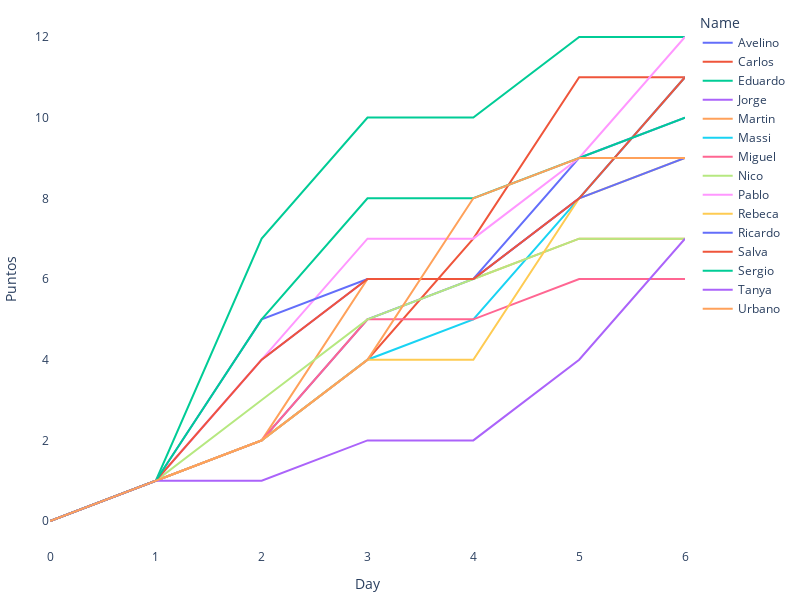

The notebook cell saved with this chart:
### Code cell
fig = px.line(df_ec, x="Day", y="Puntos", color='Name', height=600, width = 800)
#fig = px.scatter(df_ec, x="Day", y="Puntos", color='Name', height=800, width = 1000)

fig.update_layout(
#     showlegend=False,
    plot_bgcolor="white",
    margin=dict(t=10,l=10,b=10,r=10)
)


fig.show()


plot(fig, filename='ajepi_eurocopa_2020.html')

### Figure 1 — Plotly figure (JSON) as saved in the notebook; plotly's stock layout.template omitted (floating-point values rounded to 4 significant figures)
{"data": [{"hovertemplate": "Name=Avelino<br>Day=%{x}<br>Puntos=%{y}<extra></extra>", "legendgroup": "Avelino", "line": {"color": "#636efa", "dash": "solid"}, "mode": "lines", "name": "Avelino", "orientation": "v", "showlegend": true, "type": "scatter", "x": [0, 1, 2, 3, 4, 5, 6], "xaxis": "x", "y": [0, 1, 2, 5, 6, 9, 10], "yaxis": "y"}, {"hovertemplate": "Name=Carlos<br>Day=%{x}<br>Puntos=%{y}<extra></extra>", "legendgroup": "Carlos", "line": {"color": "#EF553B", "dash": "solid"}, "mode": "lines", "name": "Carlos", "orientation": "v", "showlegend": true, "type": "scatter", "x": [0, 1, 2, 3, 4, 5, 6], "xaxis": "x", "y": [0, 1, 2, 4, 7, 11, 11], "yaxis": "y"}, {"hovertemplate": "Name=Eduardo<br>Day=%{x}<br>Puntos=%{y}<extra></extra>", "legendgroup": "Eduardo", "line": {"color": "#00cc96", "dash": "solid"}, "mode": "lines", "name": "Eduardo", "orientation": "v", "showlegend": true, "type": "scatter", "x": [0, 1, 2, 3, 4, 5, 6], "xaxis": "x", "y": [0, 1, 7, 10, 10, 12, 12], "yaxis": "y"}, {"hovertemplate": "Name=Jorge<br>Day=%{x}<br>Puntos=%{y}<extra></extra>", "legendgroup": "Jorge", "line": {"color": "#ab63fa", "dash": "solid"}, "mode": "lines", "name": "Jorge", "orientation": "v", "showlegend": true, "type": "scatter", "x": [0, 1, 2, 3, 4, 5, 6], "xaxis": "x", "y": [0, 1, 4, 6, 6, 8, 11], "yaxis": "y"}, {"hovertemplate": "Name=Martin<br>Day=%{x}<br>Puntos=%{y}<extra></extra>", "legendgroup": "Martin", "line": {"color": "#FFA15A", "dash": "solid"}, "mode": "lines", "name": "Martin", "orientation": "v", "showlegend": true, "type": "scatter", "x": [0, 1, 2, 3, 4, 5, 6], "xaxis": "x", "y": [0, 1, 2, 6, 6, 7, 7], "yaxis": "y"}, {"hovertemplate": "Name=Massi<br>Day=%{x}<br>Puntos=%{y}<extra></extra>", "legendgroup": "Massi", "line": {"color": "#19d3f3", "dash": "solid"}, "mode": "lines", "name": "Massi", "orientation": "v", "showlegend": true, "type": "scatter", "x": [0, 1, 2, 3, 4, 5, 6], "xaxis": "x", "y": [0, 1, 2, 4, 5, 8, 11], "yaxis": "y"}, {"hovertemplate": "Name=Miguel<br>Day=%{x}<br>Puntos=%{y}<extra></extra>", "legendgroup": "Miguel", "line": {"color": "#FF6692", "dash": "solid"}, "mode": "lines", "name": "Miguel", "orientation": "v", "showlegend": true, "type": "scatter", "x": [0, 1, 2, 3, 4, 5, 6], "xaxis": "x", "y": [0, 1, 2, 5, 5, 6, 6], "yaxis": "y"}, {"hovertemplate": "Name=Nico<br>Day=%{x}<br>Puntos=%{y}<extra></extra>", "legendgroup": "Nico", "line": {"color": "#B6E880", "dash": "solid"}, "mode": "lines", "name": "Nico", "orientation": "v", "showlegend": true, "type": "scatter", "x": [0, 1, 2, 3, 4, 5, 6], "xaxis": "x", "y": [0, 1, 3, 5, 6, 7, 7], "yaxis": "y"}, {"hovertemplate": "Name=Pablo<br>Day=%{x}<br>Puntos=%{y}<extra></extra>", "legendgroup": "Pablo", "line": {"color": "#FF97FF", "dash": "solid"}, "mode": "lines", "name": "Pablo", "orientation": "v", "showlegend": true, "type": "scatter", "x": [0, 1, 2, 3, 4, 5, 6], "xaxis": "x", "y": [0, 1, 4, 7, 7, 9, 12], "yaxis": "y"}, {"hovertemplate": "Name=Rebeca<br>Day=%{x}<br>Puntos=%{y}<extra></extra>", "legendgroup": "Rebeca", "line": {"color": "#FECB52", "dash": "solid"}, "mode": "lines", "name": "Rebeca", "orientation": "v", "showlegend": true, "type": "scatter", "x": [0, 1, 2, 3, 4, 5, 6], "xaxis": "x", "y": [0, 1, 2, 4, 4, 8, 9], "yaxis": "y"}, {"hovertemplate": "Name=Ricardo<br>Day=%{x}<br>Puntos=%{y}<extra></extra>", "legendgroup": "Ricardo", "line": {"color": "#636efa", "dash": "solid"}, "mode": "lines", "name": "Ricardo", "orientation": "v", "showlegend": true, "type": "scatter", "x": [0, 1, 2, 3, 4, 5, 6], "xaxis": "x", "y": [0, 1, 5, 6, 6, 8, 9], "yaxis": "y"}, {"hovertemplate": "Name=Salva<br>Day=%{x}<br>Puntos=%{y}<extra></extra>", "legendgroup": "Salva", "line": {"color": "#EF553B", "dash": "solid"}, "mode": "lines", "name": "Salva", "orientation": "v", "showlegend": true, "type": "scatter", "x": [0, 1, 2, 3, 4, 5, 6], "xaxis": "x", "y": [0, 1, 4, 6, 6, 8, 11], "yaxis": "y"}, {"hovertemplate": "Name=Sergio<br>Day=%{x}<br>Puntos=%{y}<extra></extra>", "legendgroup": "Sergio", "line": {"color": "#00cc96", "dash": "solid"}, "mode": "lines", "name": "Sergio", "orientation": "v", "showlegend": true, "type": "scatter", "x": [0, 1, 2, 3, 4, 5, 6], "xaxis": "x", "y": [0, 1, 5, 8, 8, 9, 10], "yaxis": "y"}, {"hovertemplate": "Name=Tanya<br>Day=%{x}<br>Puntos=%{y}<extra></extra>", "legendgroup": "Tanya", "line": {"color": "#ab63fa", "dash": "solid"}, "mode": "lines", "name": "Tanya", "orientation": "v", "showlegend": true, "type": "scatter", "x": [0, 1, 2, 3, 4, 5, 6], "xaxis": "x", "y": [0, 1, 1, 2, 2, 4, 7], "yaxis": "y"}, {"hovertemplate": "Name=Urbano<br>Day=%{x}<br>Puntos=%{y}<extra></extra>", "legendgroup": "Urbano", "line": {"color": "#FFA15A", "dash": "solid"}, "mode": "lines", "name": "Urbano", "orientation": "v", "showlegend": true, "type": "scatter", "x": [0, 1, 2, 3, 4, 5, 6], "xaxis": "x", "y": [0, 1, 2, 4, 8, 9, 9], "yaxis": "y"}], "layout": {"height": 600, "legend": {"title": {"text": "Name"}, "tracegroupgap": 0}, "margin": {"b": 10, "l": 10, "r": 10, "t": 10}, "plot_bgcolor": "white", "width": 800, "xaxis": {"anchor": "y", "domain": [0, 1], "title": {"text": "Day"}}, "yaxis": {"anchor": "x", "domain": [0, 1], "title": {"text": "Puntos"}}}}
